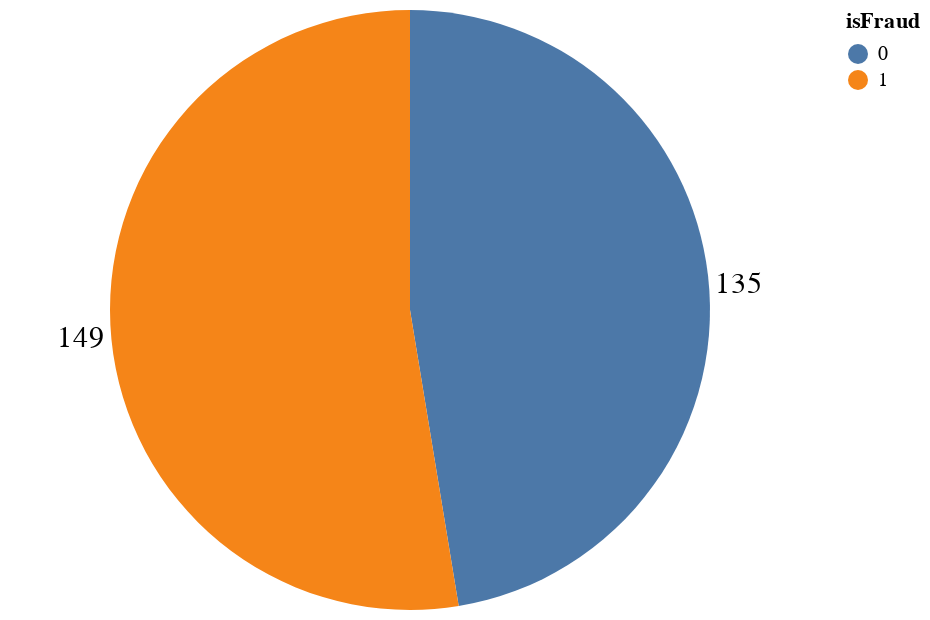

Notebook code for this chart:
### Code cell
#One can check the purchase amount average for each kind of transaction.
pie_chart=alt.Chart(tAmountdf).mark_arc(outerRadius=150).encode(
    theta=alt.Theta("TransactionAmt:Q", stack=True),
    color=alt.Color("isFraud:N"))

bar_text = pie_chart.mark_text(radius=165, size=15,fill= "black").encode(text=alt.X('TransactionAmt:Q', format=".0f"))

(pie_chart + bar_text)

### Figure 1 — Vega-Lite specification as saved in the notebook (floating-point values rounded to 4 significant figures)
{"$schema": "https://vega.github.io/schema/vega-lite/v4.17.0.json", "config": {"view": {"continuousHeight": 300, "continuousWidth": 400}}, "data": {"name": "data-0488c2cc9680591bf39cb644c5b66262"}, "datasets": {"data-0488c2cc9680591bf39cb644c5b66262": [{"TransactionAmt": 134.5, "isFraud": 0}, {"TransactionAmt": 149.2, "isFraud": 1}]}, "layer": [{"encoding": {"color": {"field": "isFraud", "type": "nominal"}, "theta": {"field": "TransactionAmt", "stack": true, "type": "quantitative"}}, "mark": {"outerRadius": 150, "type": "arc"}}, {"encoding": {"color": {"field": "isFraud", "type": "nominal"}, "text": {"field": "TransactionAmt", "format": ".0f", "type": "quantitative"}, "theta": {"field": "TransactionAmt", "stack": true, "type": "quantitative"}}, "mark": {"fill": "black", "radius": 165, "size": 15, "type": "text"}}]}
